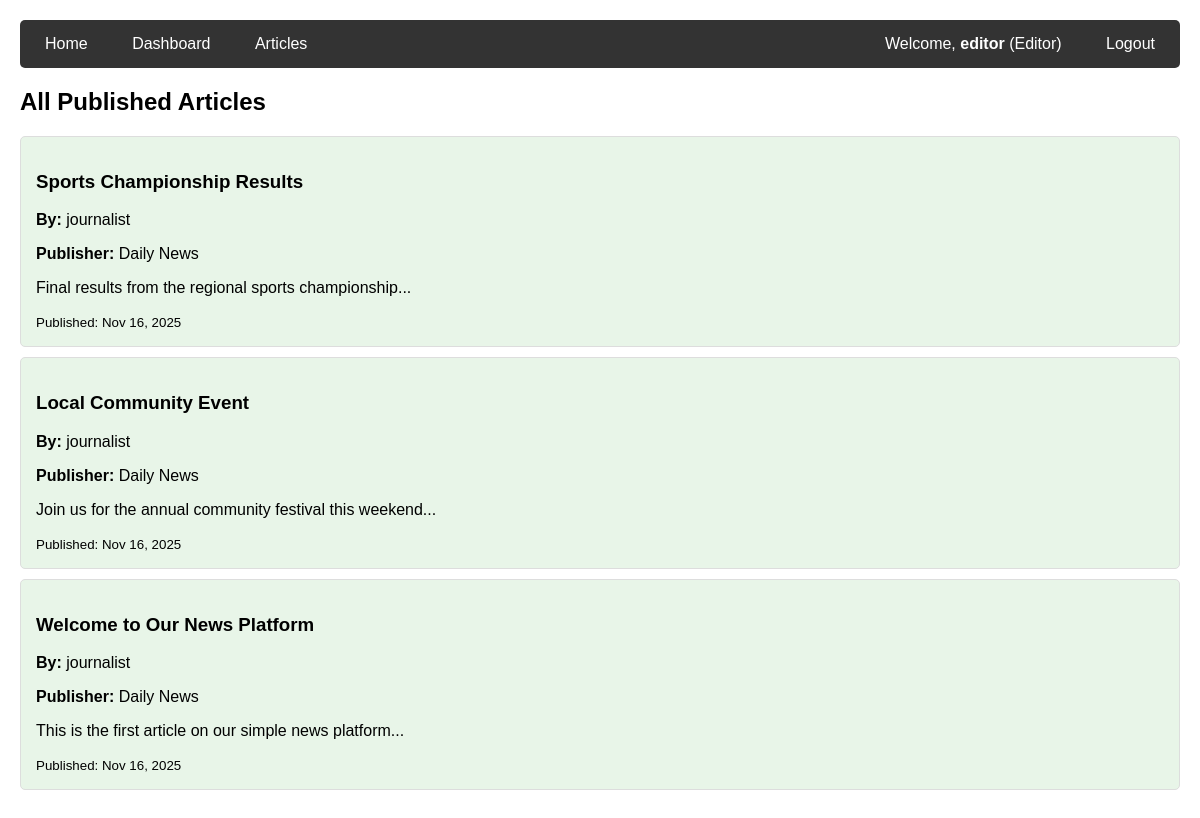
Screenshot of /articles/ (signed in) with the database file from the repository.
### news/models.py (models this page shows, shortened)
class UserProfile(models.Model):
    ROLE_CHOICES = [
        ('reader', 'Reader'),
        ('journalist', 'Journalist'),
        ('editor', 'Editor'),
    ]
    user = models.OneToOneField(User, on_delete=models.CASCADE)
    role = models.CharField(max_length=20, choices=ROLE_CHOICES, default='reader')
    subscribed_publishers = models.ManyToManyField(Publisher, blank=True)
    subscribed_journalists = models.ManyToManyField(User, blank=True, related_name='subscribers')

class Article(models.Model):
    title = models.CharField(max_length=200)
    content = models.TextField()
    author = models.ForeignKey(User, on_delete=models.CASCADE)
    publisher = models.ForeignKey(Publisher, on_delete=models.CASCADE, null=True, blank=True)
    created_at = models.DateTimeField(auto_now_add=True)
    is_approved = models.BooleanField(default=False)
    is_published = models.BooleanField(default=False)

class Publisher(models.Model):
    name = models.CharField(max_length=100)
    editors = models.ManyToManyField(User, related_name='publisher_editors')

### news/views.py (the view)
# urls.py: path('articles/', news_views.articles, name='articles'),
@login_required
def articles(request):
    published_articles = Article.objects.filter(is_published=True).order_by('-created_at')
    return render(request, 'articles.html', {'articles': published_articles})

### news_app/templates/articles.html
{% extends 'base.html' %} {% block content %}
<h2>All Published Articles</h2>
{% for article in articles %}
<div class="article approved">
  <h3>{{ article.title }}</h3>
  <p><strong>By:</strong> {{ article.author.username }}</p>
  {% if article.publisher %}
  <p><strong>Publisher:</strong> {{ article.publisher.name }}</p>
  {% endif %}
  <p>{{ article.content }}</p>
  <small>Published: {{ article.created_at|date:"M d, Y" }}</small>
</div>
{% empty %}
<p>No published articles available.</p>
{% endfor %} {% endblock %}

### news_app/templates/base.html (shortened to what this page needs)
<!DOCTYPE html>
<html>
  <head>
  </head>
  <body>
    <div class="navbar">
      <div class="nav-left">
        <a href="{% url 'home' %}">Home</a>
        {% if user.is_authenticated %}
        <a href="{% url 'dashboard' %}">Dashboard</a>
        <a href="{% url 'articles' %}">Articles</a>
        {% endif %}
      </div>
      <div class="nav-right">
        {% if user.is_authenticated %}
        <span class="user-info">
          Welcome, <strong>{{ user.username }}</strong>
          ({{ user.userprofile.role|title }})
        </span>
        <a href="{% url 'logout' %}">Logout</a>
        {% else %}
        <a href="{% url 'login' %}">Login</a>
        {% endif %}
      </div>
    </div>
     {% block content %} {% endblock %}
  </body>
</html>

### news_app/templates/base.html (style rules this page uses)
body { font-family: Arial, sans-serif; margin: 0; padding: 20px; }
.navbar { background: #333; padding: 15px; margin-bottom: 20px; border-radius: 5px; display: flex; justify-content: space-between; align-items: center; }
.nav-left a { color: white; text-decoration: none; margin-right: 20px; padding: 5px 10px; }
.nav-right { color: white; }
.nav-right a { color: white; text-decoration: none; margin-left: 15px; padding: 5px 10px; }
.article { border: 1px solid #ddd; padding: 15px; margin: 10px 0; border-radius: 5px; }
.approved { background-color: #e8f5e8; }
.user-info { margin-right: 15px; }

### rows the page displays
Article: title "Sports Championship Results", author.username "journalist", publisher.name "Daily News", content "Final results from the regional sports championship...", created_at "Nov 16, 2025"
Article: title "Local Community Event", author.username "journalist", publisher.name "Daily News", content "Join us for the annual community festival this weekend...", created_at "Nov 16, 2025"
Article: title "Welcome to Our News Platform", author.username "journalist", publisher.name "Daily News", content "This is the first article on our simple news platform...", created_at "Nov 16, 2025"

### other values shown
{{ user.username }} "editor"
{{ user.userprofile.role|title }} "Editor"
